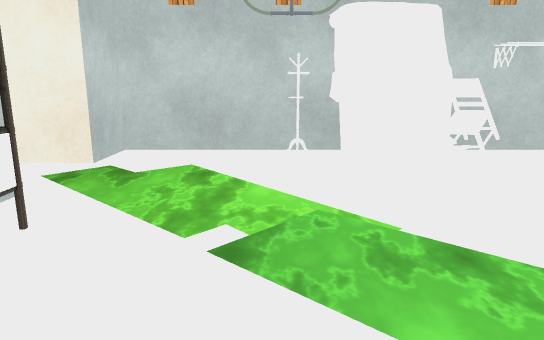
[1] (above)

15 first-person views from a walk through a Unity game level. The camera is 1.5 m above the floor, tilts 12° down and sees 70° across. The floor is counted in squares, 0.6 m on a side. Each view is taken from the middle of a square. On the plan, view 1 faces up. The plan holds only what a view shows up to about 20 squares ahead; the rest is blank. The place goes on beyond the plan. The player is left out. Door leaves are left out, so doorways stand open. Some surface patterns are stand-ins.

[2]
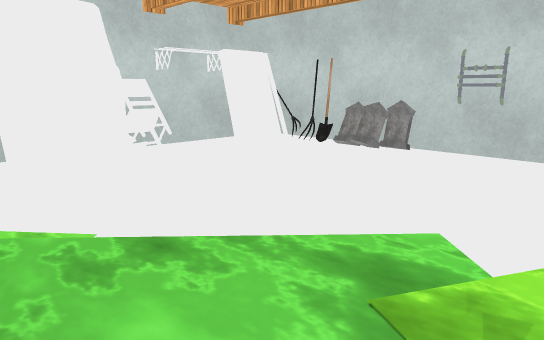

[3]
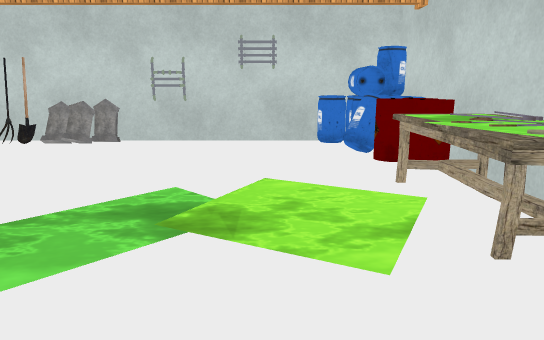

[4]
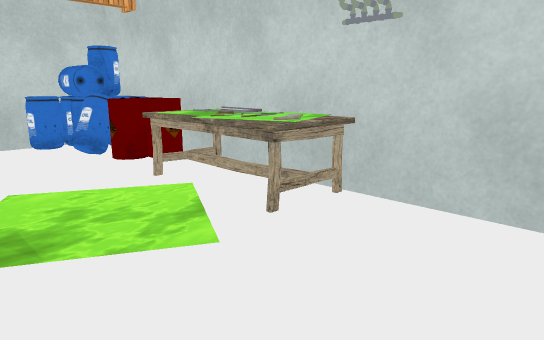

[5]
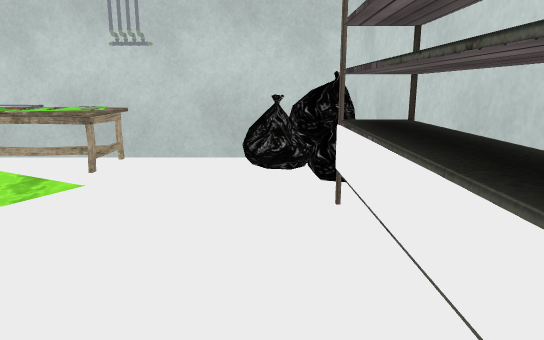

[6]
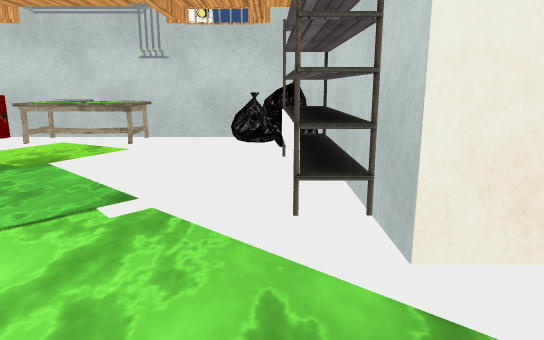

[7]
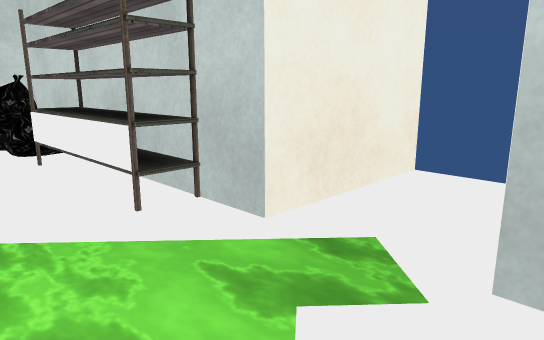

[8]
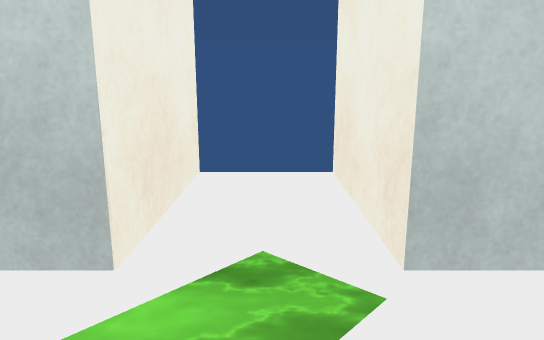

[9]
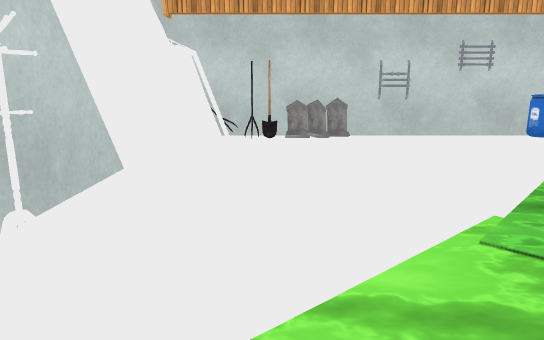

[10]
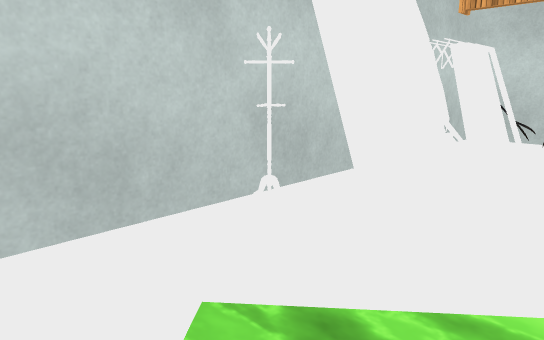

[11]
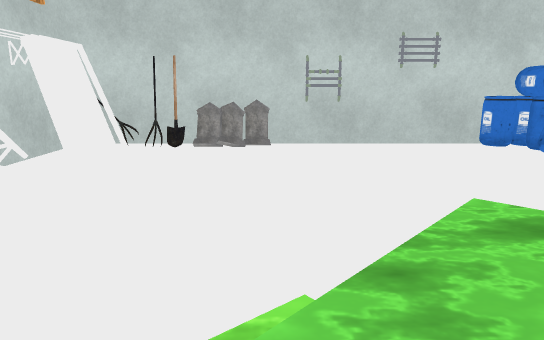

[12]
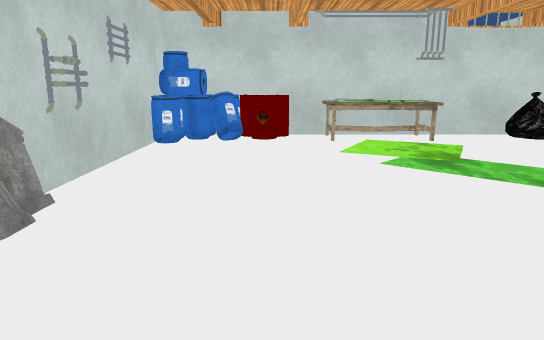

[13]
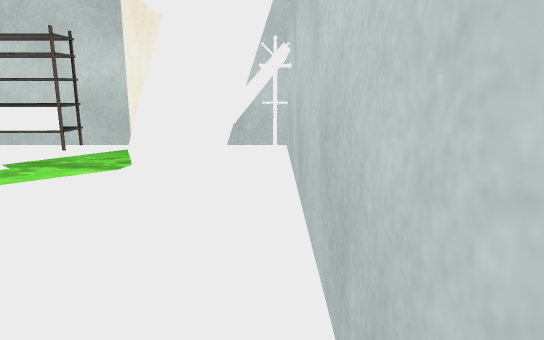

[14]
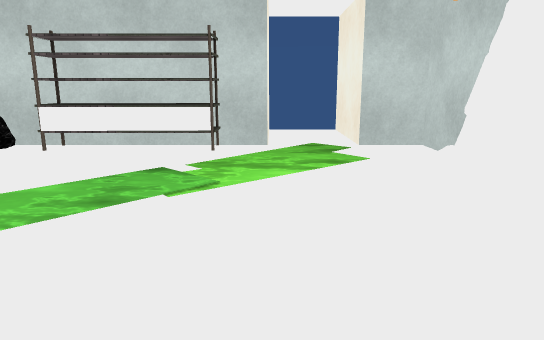

[15]
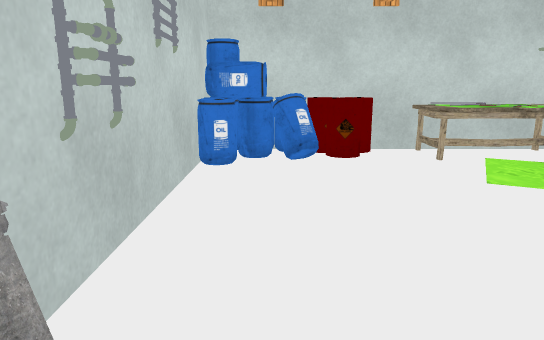

### Floor plan
Points are (right, up) in squares from view 1. A wall is a line through its corners. A room is listed if a view was taken in it or the views show most of it. See-through windows are left out.
Room 1 (views 1, 2, 3, 4, 5, 6, 7, 8, 9, 10, 11, 12, 13, 14, 15)
walls: (12, 13.1) (12, 15.2); (12.4, 13.9) (11.9, 13.9); (-6, 8.8) (-6, 6.5); (-6, 0.1) (-6, -5.9); (12.9, 14.1) (12.9, 14.7); (15, 11.9) (14.6, 12.1); (14.4, 13.7) (12.7, 13.7); (14.4, 13.9) (12.5, 13.9); (-4.9, -3.4) (-3.9, -3.6) (-3.6, -4.5); (-5, -3.6) (-3.8, -3.7); (-3.1, -5.9) (14.9, -5.9); (14.5, 15.6) (-6, 15.6) (-6, 12.8); (15.5, -5.5) (15.5, 15)
low walls: (-4.1, -2.5) (-4.1, -3.2); (-5, -1.8) (-4.5, -2.1); (-4.8, -2.1) (-4.4, -2.4); (-5.1, -1.8) (-4.4, -2.1); (-3.5, -3.8) (-2.8, -3.8) (-2.1, -4.7); (-3.5, -3.9) (-2.8, -4); (-3.6, -4) (-2.9, -4.2); (-4.3, -3.4) (-3.9, -3.5)
ways out: open door at (-6.5, 10.5) to room 2; open door at (13, 13.8)
objects: other object (1, 15); other object (2, -5) to (3, -3); other object (2, 12) to (6, 15); other object (3, -5) to (3, -4); other object (4, -4); other object (5, -5); other object (5, -3); other object (7, -5) to (7, -3); other object (7, 14) to (8, 15); other object (9, -5) to (10, -5); other object (10, -4) to (11, -4); other object (11, -5); other object (12, -5); other object (12, -4) to (13, -3); other object (13, -5); other object (13, -4); other object (14, -5); other object (14, -4) to (15, -4); other object (14, -3) to (15, -2); other object (15, -5); other object (15, 7) to (15, 8); other object (15, 9); other object (15, 10); other object (15, 11)
Room 2 (no view inside)
walls: (-12.5, 8.8) (-6, 8.8); (-6, 12.8) (-12.5, 12.8)
ways out: open door at (-6.5, 10.5) to room 1; open door at (-12, 10.5)
Room 3 (no view inside)
walls: (-6, 2.6) (-6, 0.1)
objects: other object (-6, 0) to (-4, 7)
Room 4 (no view inside)
walls: (-5.3, -5.9) (-3.1, -5.9)
low walls: (-4.2, -4.3) (-3.7, -3.7); (-3.7, -4.2) (-3.6, -4)

Positions as (right, up) in squares from view 1, and headings:
1: (0, 0), facing up
2: (0, 0), facing up-right
3: (-3, 0), facing right
4: (-3, 2), facing down-right
5: (-3, 8), facing down
6: (-4, 14), facing down
7: (-1, 14), facing down-left
8: (-1, 11), facing left
9: (-5, 11), facing right
10: (-5, 9), facing up-right
11: (-2, 7), facing right
12: (10, 15), facing down
13: (11, 15), facing left
14: (11, 9), facing left
15: (13, 10), facing down
